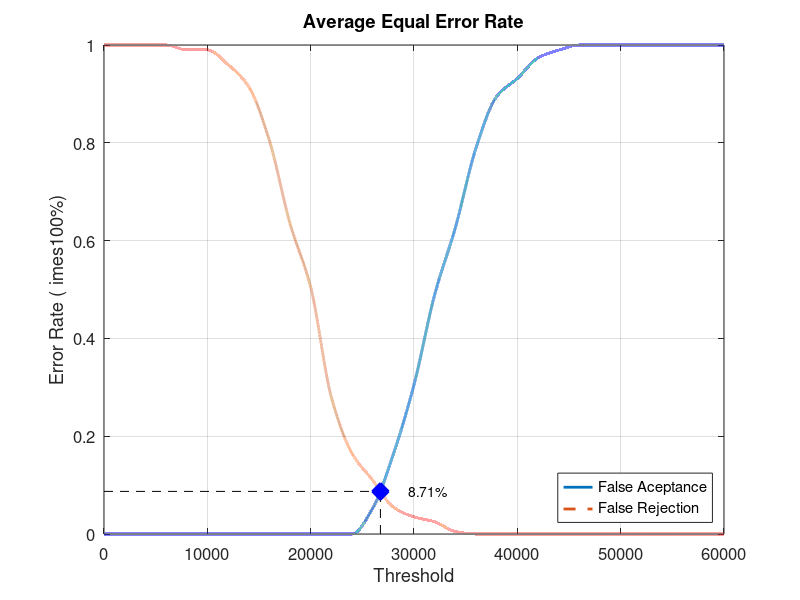
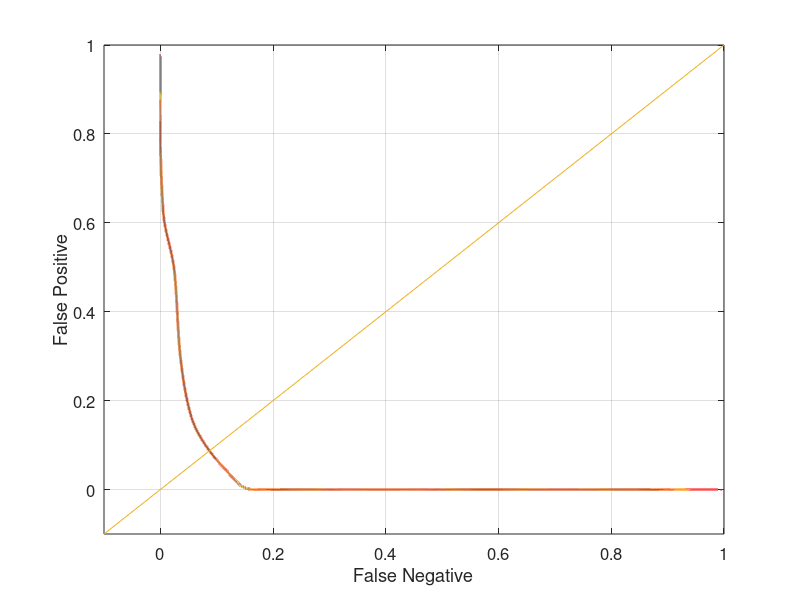

Source code (MATLAB) for these figures, in order:
close all;
clear;
clc;
x = 0:2000:60000;
xq = 0:0.5:60000;

y0 = [0 0 0 0 0 0 0 0 0 0 0 0 0 0.0526316 0.163158 0.305263 0.489474 0.626316 0.789474 0.894737 0.931579 0.973684 0.989474 1 1 1 1 1 1 1 1]
yy0 = interp1(x, y0, xq, 'pchip');
y1 = [1 1 1 1 0.99 0.99 0.96 0.915 0.805 0.635 0.505 0.28 0.165 0.11 0.055 0.035 0.025 0.005 0 0 0 0 0 0 0 0 0 0 0 0 0]
yy1 = interp1(x, y1, xq, 'pchip');

% Calculating EER: 
y2 = abs(y0 - y1);
find(y2 == min(y2))
yy2 = abs(yy0 - yy1);
xEER = find(yy2 == min(yy2));
xEERIndex = xq(xEER) % X-axis EER
yEER = yy0(xEER) % Y-axis EER

main = figure
plot(xq, yy0,'-','LineWidth', 2);	hold on
plot(xq, yy1,'--','LineWidth', 2);	hold on
plot([xEERIndex xEERIndex], [0 yEER], 'k--');	hold on
plot([0 xEERIndex], [yEER yEER], 'k--');	hold on
plot(xEERIndex, yEER, 'bx', 'LineWidth', 10);	hold on
text(xEERIndex + 10 * xEERIndex / 100, yEER, [num2str(round((10000 * yEER)) / 100) '%'])
legend('False Aceptance', 'False Rejection', 'Location', 'SouthEast')
xlabel('Threshold')
ylabel('Error Rate (	imes100%)')
title('Average Equal Error Rate')
set(gca, 'FontSize', 12)
axis([0 60000 0 1])
grid on

print(main, 'Database1_3Main', '-dpng');
FNRxFPR = figure('Color', [1 1 1]);
plot(yy1, yy0, '-', yy1, yy0, 'LineWidth', 2);
hold on
y = -0.1:0.1:1
plot(y, y); 
set(gca, 'FontSize', 12)
xlabel('False Negative')
ylabel('False Positive')
axis([-0.1 1 -0.1 1])
set(gca, 'FontSize', 12)
grid on

print(FNRxFPR, 'Database1_3FNRxFPR','-dpng');
